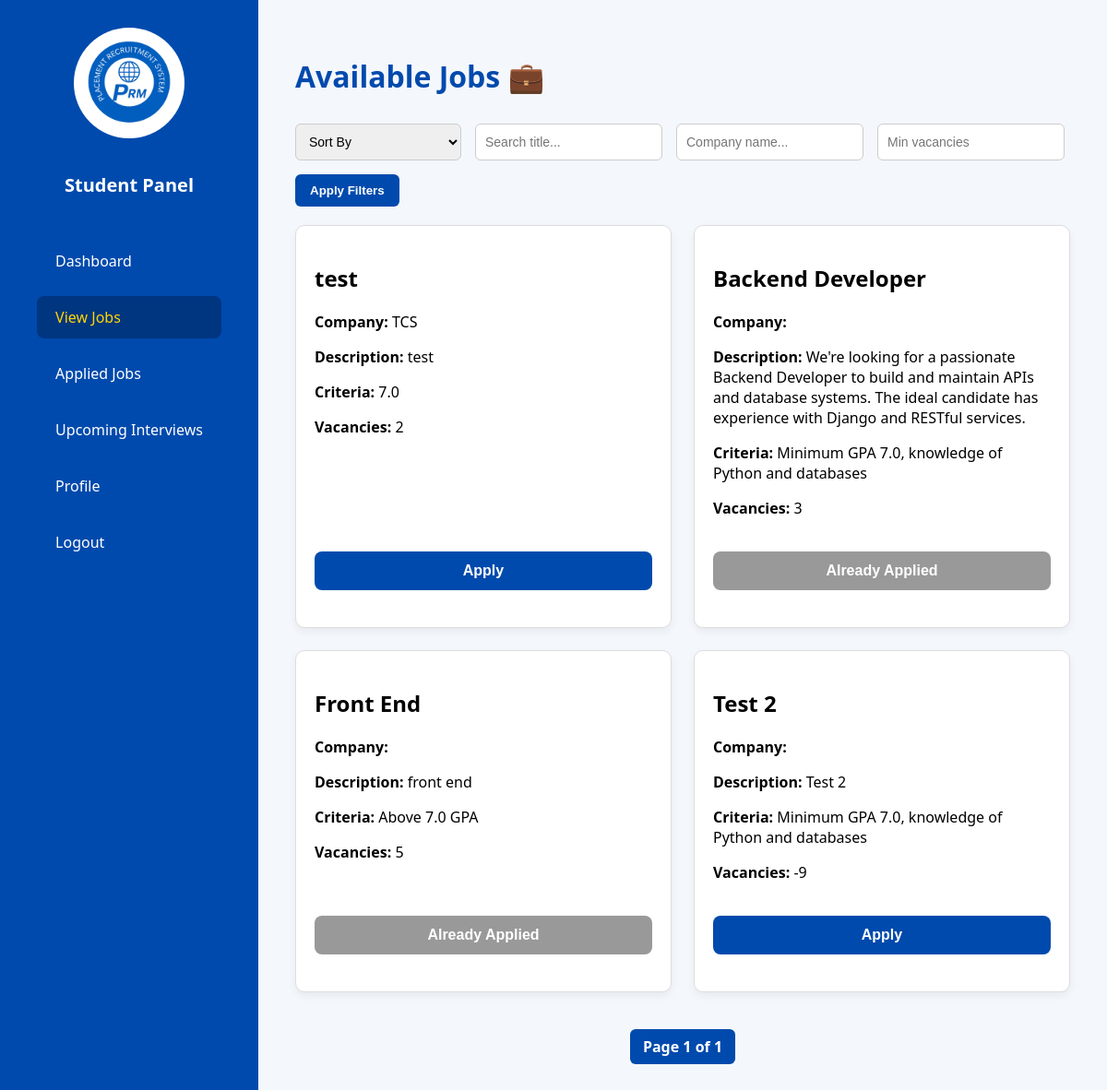
/student/view-jobs/ (signed in), run on the app's committed database.
### accounts/models.py (models this page shows, shortened)
class Job(models.Model):
    recruiter = models.ForeignKey(CompanyRecruiter, on_delete=models.CASCADE)
    title = models.CharField(max_length=100)
    description = models.TextField()
    criteria = models.CharField(max_length=100)
    vacancies = models.IntegerField()
    approved = models.BooleanField(default=False)

class CompanyRecruiter(models.Model):
    user = models.OneToOneField(User, on_delete=models.CASCADE)
    company_name = models.CharField(max_length=100)

### student/views.py (the view)
# urls.py: path('view-jobs/', views.view_jobs, name='view_jobs'),
@student_required
def view_jobs(request):
    student = Student.objects.get(user=request.user)
    approved_jobs = Job.objects.filter(approved=True).select_related('recruiter')
    title_query = request.GET.get('title', '')
    company_query = request.GET.get('company', '')
    min_vacancies = request.GET.get('vacancies', '')
    if title_query:
        approved_jobs = approved_jobs.filter(title__icontains=title_query)
    if company_query:
        approved_jobs = approved_jobs.filter(recruiter__company_name__icontains=company_query)
    if min_vacancies:
        try:
            approved_jobs = approved_jobs.filter(vacancies__gte=int(min_vacancies))
        except ValueError:
            pass
    sort_by = request.GET.get('sort_by')
    if sort_by == 'title_asc':
        approved_jobs = approved_jobs.order_by('title')
    elif sort_by == 'title_desc':
        approved_jobs = approved_jobs.order_by('-title')
    elif sort_by == 'vacancies_asc':
        approved_jobs = approved_jobs.order_by('vacancies')
    elif sort_by == 'vacancies_desc':
        approved_jobs = approved_jobs.order_by('-vacancies')
    applied_job_ids = Application.objects.filter(student=student).values_list('job_id', flat=True)
    paginator = Paginator(approved_jobs, 5)
    page_number = request.GET.get('page')
    page_obj = paginator.get_page(page_number)
    return render(request, 'student/view_jobs.html', {
        'page_obj': page_obj,
        'applied_job_ids': applied_job_ids,
        'title_query': title_query,
        'company_query': company_query,
        'min_vacancies': min_vacancies,
        'sort_by': sort_by,
    })

### templates/student/view_jobs.html (shortened to what this page needs)
{% load static %}
<!DOCTYPE html>
<html lang="en">
<head>
  <link rel="stylesheet" href="{% static 'css/view_jobs.css' %}">
</head>
<body>
  <div class="dashboard-container">
    <aside class="sidebar">
      <img src="{% static 'images/logo.png' %}" class="logo" alt="Logo">
      <h2>Student Panel</h2>
      <nav>
        <ul>
          <li><a href="{% url 'student_dashboard' %}">Dashboard</a></li>
          <li><a href="{% url 'view_jobs' %}" class="active">View Jobs</a></li>
          <li><a href="{% url 'applied_jobs' %}">Applied Jobs</a></li>
          <li><a href="{% url 'upcoming_interviews' %}">Upcoming Interviews</a></li>
          <li><a href="{% url 'profile' %}">Profile</a></li>
          <li><a href="{% url 'logout' %}">Logout</a></li>
        </ul>
      </nav>
    </aside>
    <main class="main-content">
      <h1>Available Jobs 💼</h1>
      <form method="get" class="filter-form">
        <select name="sort_by">
          <option value="">Sort By</option>
        </select>
        <input type="text" name="title" placeholder="Search title..." value="{{ title_query }}">
        <input type="text" name="company" placeholder="Company name..." value="{{ company_query }}">
        <input type="number" name="vacancies" placeholder="Min vacancies" value="{{ min_vacancies }}">
        <button type="submit">Apply Filters</button>
      </form>
      {% if page_obj %}
        <div class="job-grid">
          {% for job in page_obj %}
            <div class="job-card">
              <div class="job-card-body">
                <h2>{{ job.title }}</h2>
                <p><strong>Company:</strong> {{ job.recruiter.company_name }}</p>
                <p><strong>Description:</strong> {{ job.description }}</p>
                <p><strong>Criteria:</strong> {{ job.criteria }}</p>
                <p><strong>Vacancies:</strong> {{ job.vacancies }}</p>
              </div>
              <div class="job-card-footer">
                {% if job.id in applied_job_ids %}
                  <button class="apply-btn disabled" disabled>Already Applied</button>
                {% else %}
                  <form method="post" action="{% url 'apply_job' job.id %}">
                    <button type="submit" class="apply-btn">Apply</button>
                  </form>
                {% endif %}
              </div>
            </div>
          {% endfor %}
        </div>
      {% else %}
        <p>No jobs available right now.</p>
      {% endif %}
      <div class="pagination">
        <span class="current">Page {{ page_obj.number }} of {{ page_obj.paginator.num_pages }}</span>
      </div>
    </main>
  </div>
</body>
</html>

### static/css/view_jobs.css (style rules this page uses)
body { margin: 0; font-family: 'Segoe UI', sans-serif; background-color: #f4f7fc; }
.dashboard-container { display: flex; min-height: 100vh; }
.sidebar { width: 240px; background-color: #004aad; color: white; padding: 30px 20px; display: flex; flex-direction: column; align-items: center; }
.sidebar .logo { width: 100px; height: 100px; object-fit: cover; background-color: white; border-radius: 50%; padding: 10px; margin-bottom: 20px; }
.sidebar h2 { font-size: 20px; margin-bottom: 30px; text-align: center; }
.sidebar nav ul { list-style: none; padding: 0; width: 100%; }
.sidebar nav ul li { margin-bottom: 15px; }
.sidebar nav ul li a { color: white; text-decoration: none; display: block; padding: 12px 20px; border-radius: 8px; transition: background-color 0.3s, color 0.3s; }
.sidebar nav ul li a:hover, .sidebar nav ul li a.active { background-color: #003580; color: #ffd700; }
.main-content { flex: 1; padding: 40px; }
.main-content h1 { color: #004aad; margin-bottom: 30px; }
.filter-form { margin-bottom: 20px; display: flex; gap: 15px; flex-wrap: wrap; }
.filter-form input, .filter-form select { padding: 10px; border-radius: 6px; border: 1px solid #ccc; font-size: 14px; min-width: 180px; }
.filter-form button { background-color: #004aad; color: white; border: none; padding: 10px 16px; border-radius: 6px; cursor: pointer; font-weight: bold; }
.job-grid { display: grid; grid-template-columns: repeat(auto-fill, minmax(300px, 1fr)); gap: 24px; }
.job-card { flex: 0 0 calc(33.333% - 22px); box-sizing: border-box; background: white; padding: 20px; border-radius: 10px; border: 1px solid #ddd; box-shadow: 0 4px 10px rgba(0, 0, 0, 0.06); display: flex; flex-direction: column; justify-content: space-between; min-height: 320px; }
.job-card-body { flex-grow: 1; }
.job-card-footer { margin-top: 20px; }
.apply-btn, .apply-btn.disabled { width: 100%; padding: 12px; font-weight: bold; border-radius: 8px; border: none; cursor: pointer; font-size: 16px; }
.apply-btn { background-color: #004aad; color: white; margin-bottom: 20px; }
.apply-btn.disabled { background-color: #999; color: white; cursor: not-allowed; }
.pagination { text-align: center; margin: 30px auto; padding: 10px 0; }
.pagination a, .pagination .current { display: inline-block; margin: 0 6px; padding: 8px 14px; border-radius: 6px; text-decoration: none; font-weight: bold; color: #004aad; background-color: #e6f0ff; transition: background-color 0.3s ease; }
.pagination .current { background-color: #004aad; color: white; cursor: default; }

### data on the page
Job: title "test", recruiter.company_name "TCS", description "test", criteria "7.0", vacancies "2", shows "Apply"
Job: title "Backend Developer", description "We're looking for a passionate Backend Developer to build and maintain APIs and database systems. The ideal candidate has experience with Django and RESTful services.", criteria "Minimum GPA 7.0, knowledge of Python and databases", vacancies "3", shows "Already Applied"
Job: title "Front End", description "front end", criteria "Above 7.0 GPA", vacancies "5", shows "Already Applied"
Job: title "Test 2", description "Test 2", criteria "Minimum GPA 7.0, knowledge of Python and databases", vacancies "-9", shows "Apply"

### other printed values
{{ page_obj.number }} "1"
{{ page_obj.paginator.num_pages }} "1"
